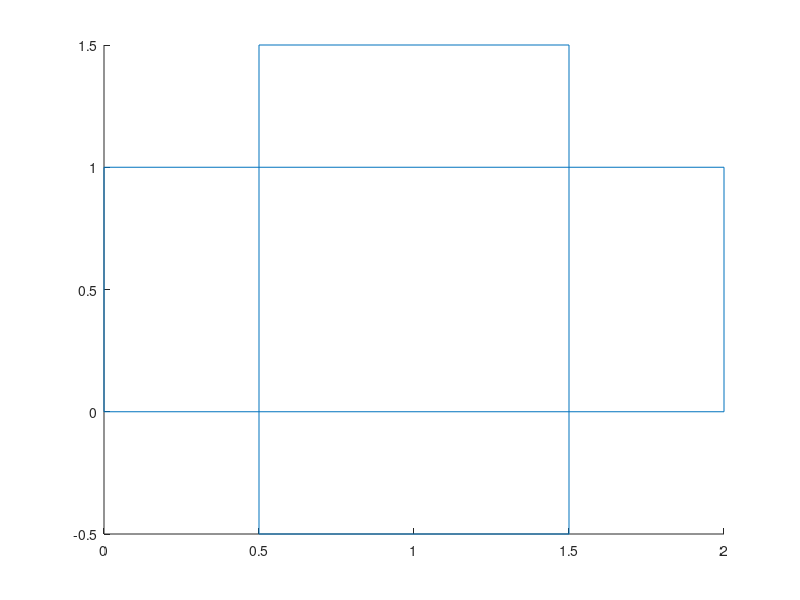

MATLAB code for this plot:
clear all
close all
clc

x = [0,2,2,0,0];
y = [0,0,1,1,0];
phi = pi/2;

D = [cos(phi), -sin(phi); ...
     sin(phi),  cos(phi)];

D_inv = D.';

X_m = [1;0.5];

figure
hold on
line(x,y)

X = [x;y];

X_u =(D*(X-X_m))+X_m;

x_u = X_u(1,:);
y_u = X_u(2,:);


line(x_u,y_u)
